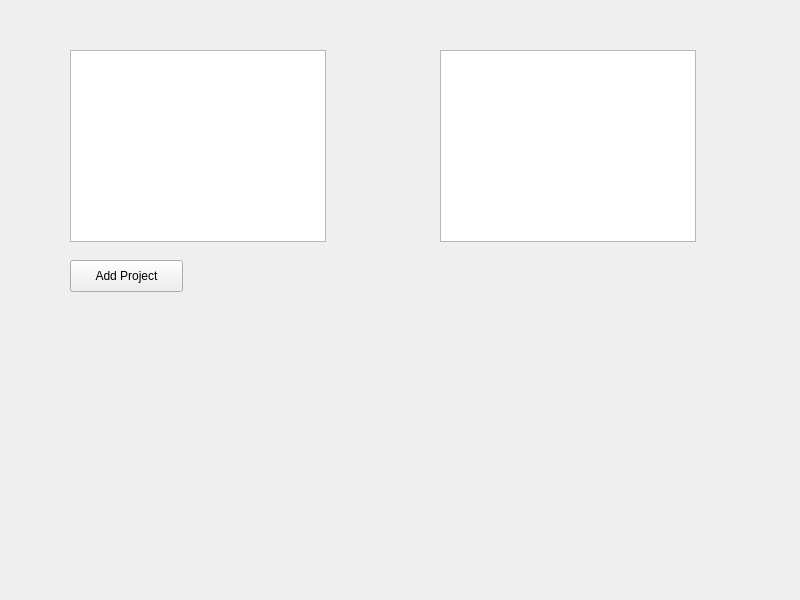
<?xml version="1.0" encoding="UTF-8"?>
<ui version="4.0">
 <class>Form</class>
 <widget class="QWidget" name="Form">
  <property name="geometry">
   <rect>
    <x>0</x>
    <y>0</y>
    <width>800</width>
    <height>600</height>
   </rect>
  </property>
  <property name="windowTitle">
   <string>Form</string>
  </property>
  <widget class="QListView" name="listView">
   <property name="geometry">
    <rect>
     <x>70</x>
     <y>50</y>
     <width>256</width>
     <height>192</height>
    </rect>
   </property>
  </widget>
  <widget class="QTextBrowser" name="textBrowser">
   <property name="geometry">
    <rect>
     <x>440</x>
     <y>50</y>
     <width>256</width>
     <height>192</height>
    </rect>
   </property>
  </widget>
  <widget class="QPushButton" name="pushButton">
   <property name="geometry">
    <rect>
     <x>70</x>
     <y>260</y>
     <width>113</width>
     <height>32</height>
    </rect>
   </property>
   <property name="text">
    <string>Add Project</string>
   </property>
  </widget>
 </widget>
 <resources/>
 <connections/>
</ui>
